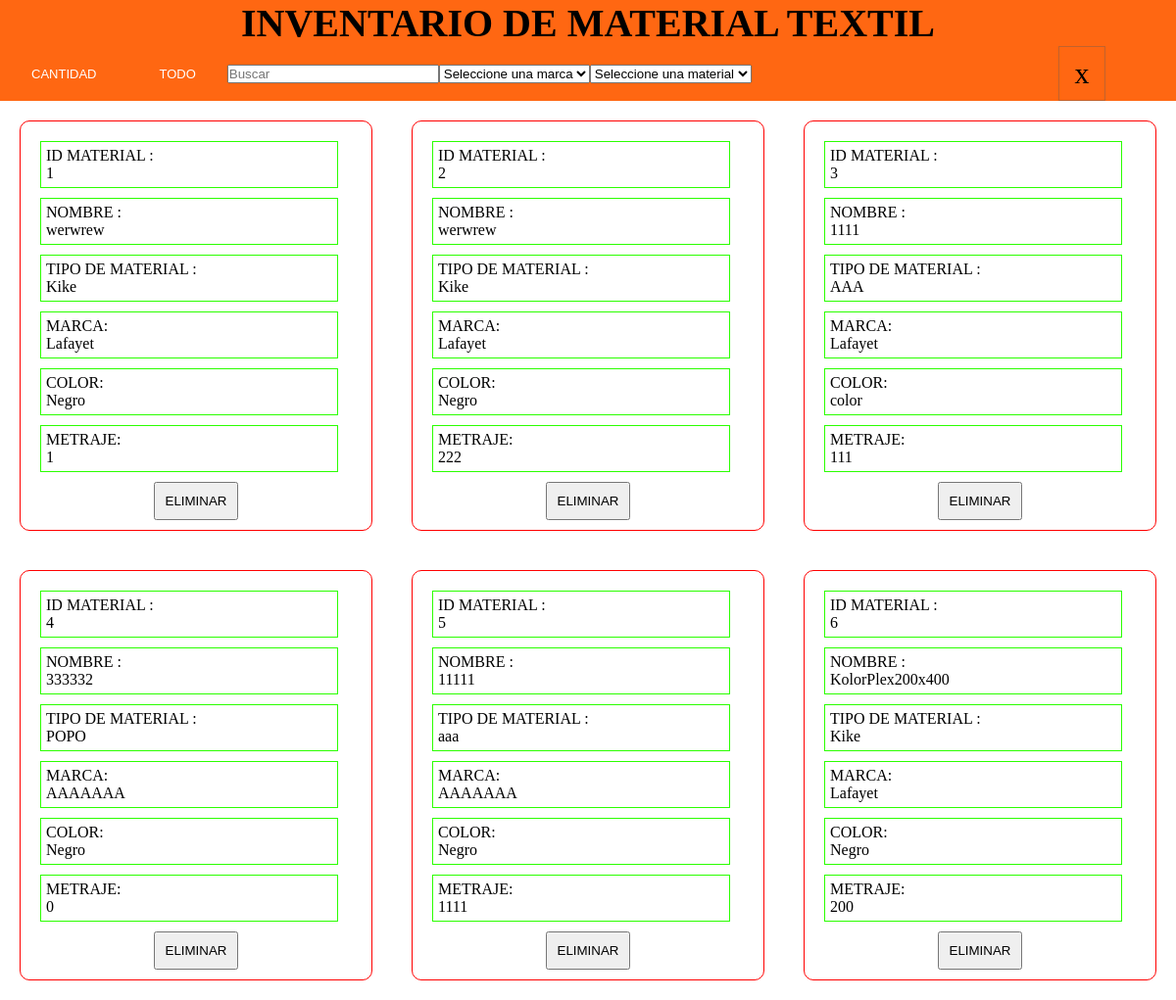
The app's page /inventarios/materialTextil.php (signed in), older data.
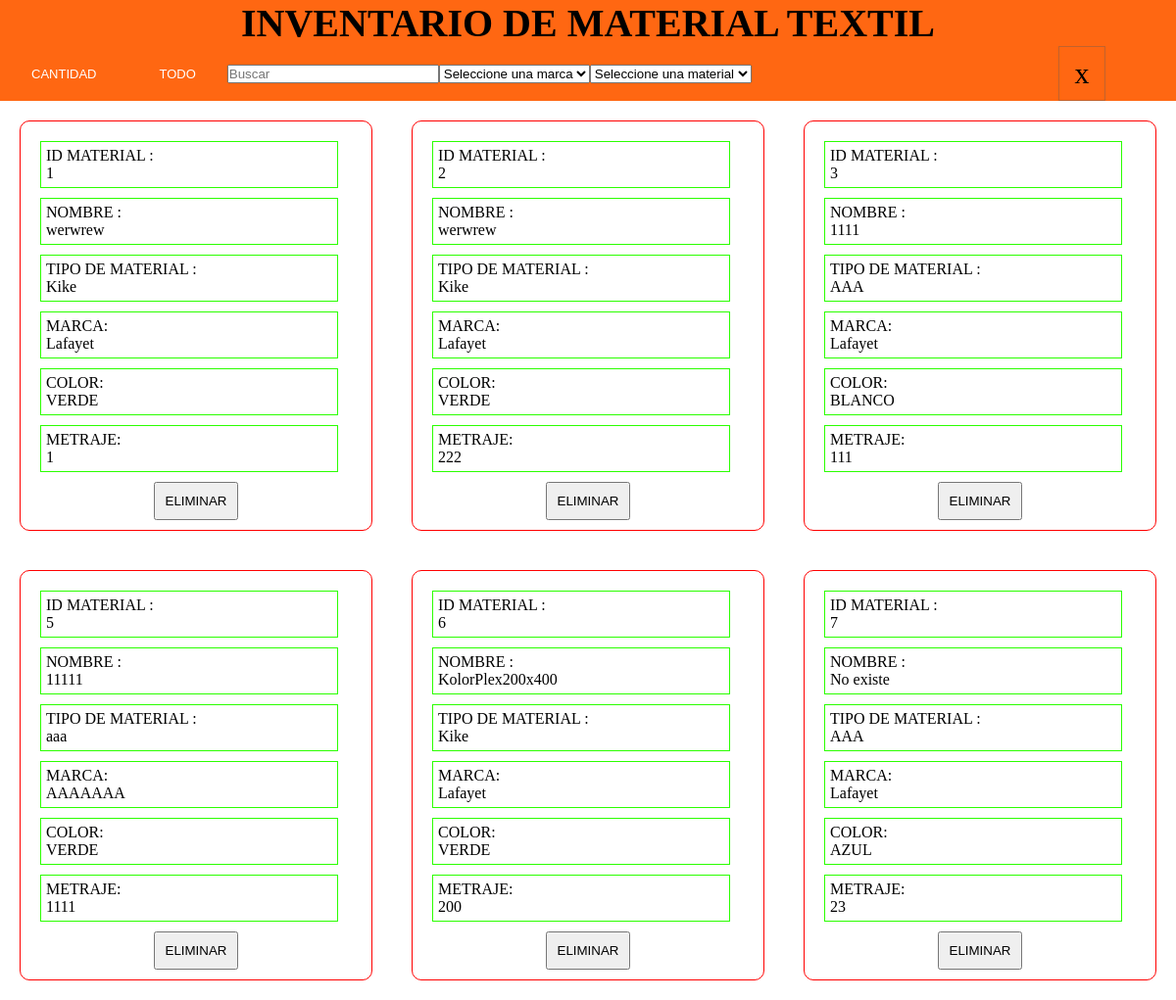
The same page, newer data.
### tables this page shows
CREATE TABLE `material_textil` (
  `ID_MATERIAL_TEXTIL` int(11) NOT NULL,
  `NOM_MATERIAL_TEXTIL` varchar(30) NOT NULL,
  `ID_TIP_MATE_TEXTIL` int(11) NOT NULL,
  `ID_MARCA` int(11) NOT NULL,
  `ID_COLOR` int(11) NOT NULL,
  `METRAJE` int(11) UNSIGNED NOT NULL
);

CREATE TABLE `tipo_material_textil` (
  `ID_TIP_MATE_TEXTIL` int(11) NOT NULL,
  `NOM_TIP_MATE_TEXTIL` varchar(30) NOT NULL
);

CREATE TABLE `marca` (
  `ID_MARCA` int(11) NOT NULL,
  `NOM_MARCA` varchar(30) NOT NULL,
  `ID_TIP_MARCA` int(11) NOT NULL
);

CREATE TABLE `color` (
  `ID_COLOR` int(11) NOT NULL,
  `NOM_COLOR` varchar(30) NOT NULL
);

### inventarios/materialTextil.php (the view, shortened to what this page needs)
<?php
require_once('../php/conections/conexion.php');
?>
<!DOCTYPE html>
<html lang="en">
<head>
    <link rel="stylesheet" href="../css/inventarios/materialTextil.css">
</head>
<body>
    <header>
        <div class="titulohea">
            <h1>INVENTARIO DE MATERIAL TEXTIL</h1>
        </div>
        <div class="contenedorbotonesCrear">
            <div class="btn-m-users">
                <form action="" method="post" id="" >
                    <button id="cantidad" >CANTIDAD</button>
                </form>
                <form action="" method="post" id="" >
                    <button id="todo" >TODO</button>
                </form>
                <form action="" method="POST" id="" class="buscarmaquinaria">
                    <input type="text" name="docu" id="buscador-textil" placeholder="Buscar">
                </form>
                <select name="" id="marca">
                    <option value="">Seleccione una marca</option>
                </select>
                <select name="" id="tipo_material">
                    <option value="">Seleccione una material</option>
                </select>
            </div>
            <div class="iconouserr">
                <a href="../users/admin/admin.php">
                <div>x </div>
            </a>
            </div>
        </div>
    </header>
    <main>
        <div class="contenedorCajaInventario">
        <?php
        $consulta = "SELECT ID_MATERIAL_TEXTIL,NOM_MATERIAL_TEXTIL,tipo_material_textil.NOM_TIP_MATE_TEXTIL,marca.NOM_MARCA,color.NOM_COLOR,METRAJE FROM material_textil,tipo_material_textil,marca,color WHERE material_textil.ID_TIP_MATE_TEXTIL=tipo_material_textil.ID_TIP_MATE_TEXTIL and material_textil.ID_MARCA=marca.ID_MARCA and material_textil.ID_COLOR=color.ID_COLOR";
        $consulta_text = mysqli_query($connection,$consulta);
        foreach ($consulta_text as $mtextil){
    ?>
        <div class="contentdocumentosotras">
            <div class="documentosotras" >
                <div>ID MATERIAL :<p> <?=$mtextil["ID_MATERIAL_TEXTIL"]?> </p></div>
                <div>NOMBRE :<p> <?=$mtextil["NOM_MATERIAL_TEXTIL"]?></p></div>
                <div>TIPO DE MATERIAL :<p> <?=$mtextil["NOM_TIP_MATE_TEXTIL"]?> </p></div>
                <div>MARCA:<p> <?=$mtextil["NOM_MARCA"]?> </p></div>
                <div>COLOR:<p> <?=$mtextil["NOM_COLOR"]?></p></div>
                <div>METRAJE:<p> <?=$mtextil["METRAJE"]?> </p></div>
            </div>
            <div class="contentGeneralBtns">
                <div>
                    <form action="" method="post" id="" >
                        <button id="" class="eliminar" >ELIMINAR</button>
                    </form>
                </div>
            </div>
        </div>
    <?php
    }
    ?>
      </div>
    </main>
</body>
</html>

Row changes from the older to the newer data that the page shows:
removed material_textil: ID_MATERIAL_TEXTIL "4", NOM_MATERIAL_TEXTIL "333332", ID_TIP_MATE_TEXTIL.NOM_TIP_MATE_TEXTIL "POPO", ID_MARCA.NOM_MARCA "AAAAAAA", ID_COLOR.NOM_COLOR "Negro", METRAJE "0"
changed through a linked row, material_textil id 1: ID_COLOR.NOM_COLOR "Negro" → "VERDE"
changed through a linked row, material_textil id 2: ID_COLOR.NOM_COLOR "Negro" → "VERDE"
changed through a linked row, material_textil id 3: ID_COLOR.NOM_COLOR "color" → "BLANCO"
changed through a linked row, material_textil "aaa": ID_COLOR.NOM_COLOR "Negro" → "VERDE"
changed through a linked row, material_textil "KolorPlex200x400": ID_COLOR.NOM_COLOR "Negro" → "VERDE"
now on this page (row unchanged): material_textil: ID_MATERIAL_TEXTIL "7", NOM_MATERIAL_TEXTIL "No existe", ID_TIP_MATE_TEXTIL.NOM_TIP_MATE_TEXTIL "AAA", ID_MARCA.NOM_MARCA "Lafayet", ID_COLOR.NOM_COLOR "AZUL", METRAJE "23"
